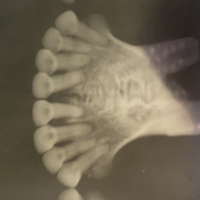
%> input picture DATASET/8.png, 200 x 200 px
$ octave adjust.m   (GNU Octave 9; MATLAB toolbox functions it lacks are replaced by stand-ins)
%> lines starting %> are read from the running program, lines starting %| are printed output that depends on the picture
img = imread('8.png');
%> img is the input picture: size 200x200x3 uint8; mean R, G, B 114.8, 104.8, 85
pout = rgb2gray(img);
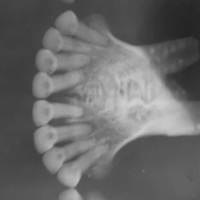
%> pout: size 200x200 uint8; min 34, max 209, mean 105.5
pout_imadjust = imadjust(pout);
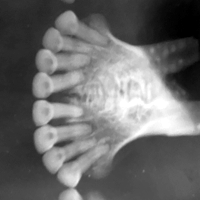
%> pout_imadjust: size 200x200 uint8; min 0, max 255, mean 106.6
pout_histeq = histeq(pout);
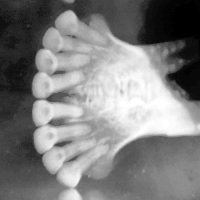
%> pout_histeq: size 200x200 uint8; min 0, max 255, mean 126.7
pout_adapthisteq = adapthisteq(pout);
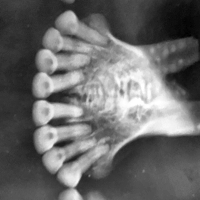
%> pout_adapthisteq: size 200x200 uint8; min 0, max 255, mean 106.3

montage({pout,pout_imadjust,pout_histeq,pout_adapthisteq},'Size',[1 4])
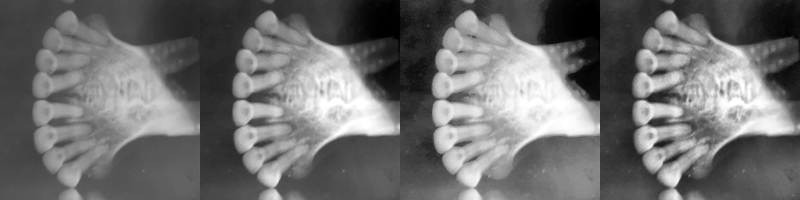
%> displayed picture: size 200x800, on the screen's scale of 0 to 255; min 0, max 255, mean 111.3
title("Original Image and Enhanced Images using imadjust, histeq, and adapthisteq")

$ run again, with DATASET/1.png copied over DATASET/8.png
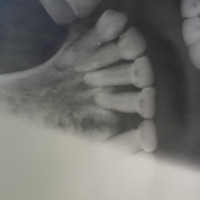
%> input picture DATASET/1.png, 200 x 200 px
%> img is the input picture: size 200x200x3 uint8; mean R, G, B 115.3, 115, 111.3
%> `pout_adapthisteq = adapthisteq(pout);`:
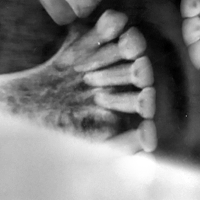
%> pout_adapthisteq: size 200x200 uint8; min 0, max 255, mean 125.8
%> `montage({pout,pout_imadjust,pout_histeq,pout_adapthisteq},'Size',[1 4])`:
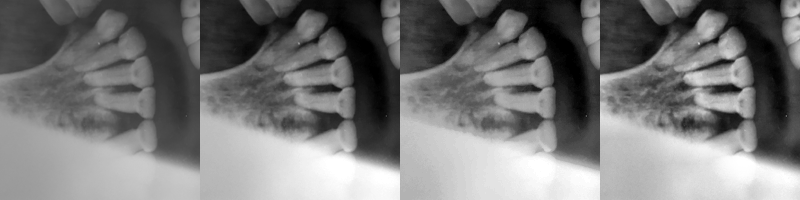
%> displayed picture: size 200x800, on the screen's scale of 0 to 255; min 0, max 255, mean 120.8

$ run again, with DATASET/10.png copied over DATASET/8.png
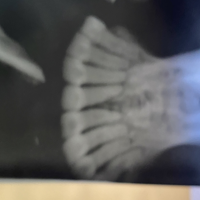
%> input picture DATASET/10.png, 200 x 200 px
%> img is the input picture: size 200x200x3 uint8; mean R, G, B 92.2, 92, 91.9
%> `pout_adapthisteq = adapthisteq(pout);`:
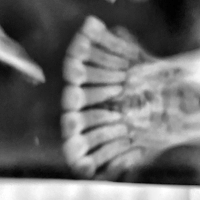
%> pout_adapthisteq: size 200x200 uint8; min 0, max 255, mean 108.4
%> `montage({pout,pout_imadjust,pout_histeq,pout_adapthisteq},'Size',[1 4])`:
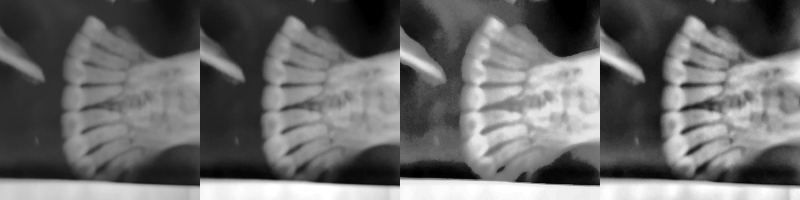
%> displayed picture: size 200x800, on the screen's scale of 0 to 255; min 0, max 255, mean 106.2

$ run again, with DATASET/11.png copied over DATASET/8.png
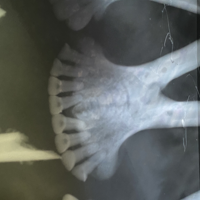
%> input picture DATASET/11.png, 200 x 200 px
%> img is the input picture: size 200x200x3 uint8; mean R, G, B 93.3, 98, 95.4
%> `pout_histeq = histeq(pout);`:
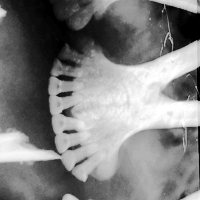
%> pout_histeq: size 200x200 uint8; min 0, max 255, mean 126.8
%> `montage({pout,pout_imadjust,pout_histeq,pout_adapthisteq},'Size',[1 4])`:
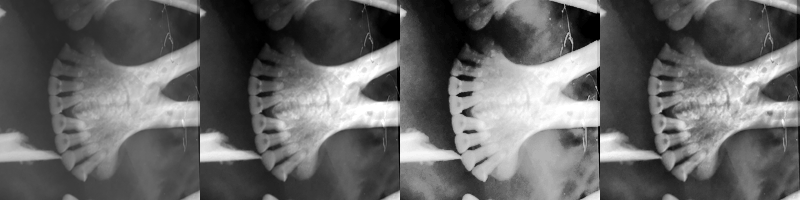
%> displayed picture: size 200x800, on the screen's scale of 0 to 255; min 0, max 255, mean 101.5
